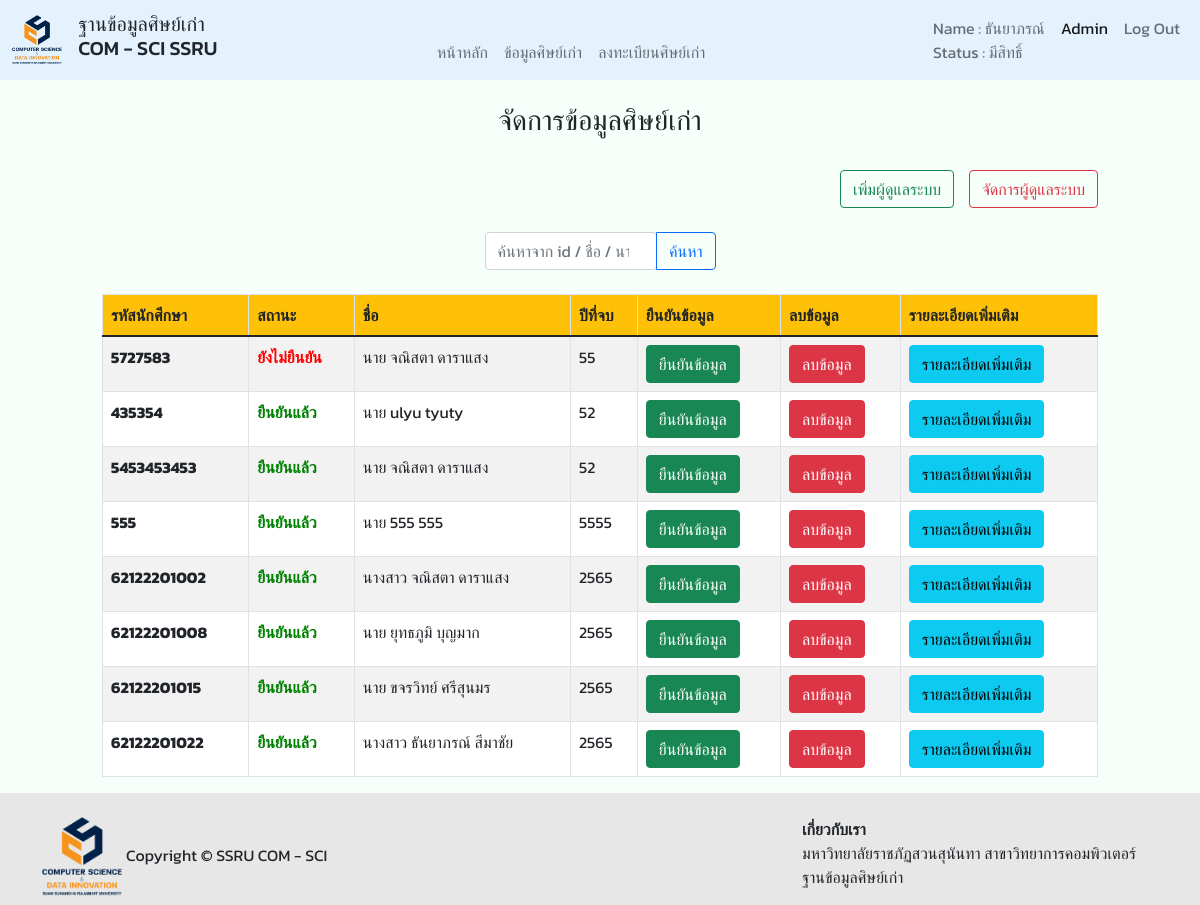
The app's page /admin_page.php (signed in) with its own data.
### tables this page shows
CREATE TABLE `tb_alumni` (
  `alumni_id` varchar(11) NOT NULL,
  `alumni_year_in` int(11) NOT NULL,
  `alumni_year_out` int(11) NOT NULL,
  `alumni_prefix` varchar(20) NOT NULL,
  `alumni_firstname` varchar(20) DEFAULT NULL,
  `alumni_lastname` varchar(20) DEFAULT NULL,
  `alumni_birthday` date DEFAULT NULL,
  `alumni_email` varchar(100) DEFAULT NULL,
  `alumni_phone` varchar(10) DEFAULT NULL,
  `alumni_address` varchar(255) DEFAULT NULL,
  `alumni_idcard` varchar(13) DEFAULT NULL,
  `alumni_comment` text DEFAULT NULL,
  `alumni_status` int(1) DEFAULT 0,
  `alumni_sex` varchar(6) NOT NULL,
  `alumni_img` varchar(255) NOT NULL
);

### admin_page.php (the view, shortened to what this page needs)
<?php
include 'connection.php';
$sql = $conn->prepare("SELECT * FROM `tb_admin` WHERE `admin_username` = ?;");
$sql->bindParam(1, $_SESSION['admin_username']);
$sql->execute();
$publisher = $sql->fetch(PDO::FETCH_ASSOC);
?>
<!DOCTYPE html>
<html lang="en">
<head>
  <link href="https://cdn.jsdelivr.net/npm/bootstrap@5.1.1/dist/css/bootstrap.min.css" rel="stylesheet" />
</head>
<nav class="navbar sticky-top navbar-expand-lg navbar-light" style="background-color: #e3f2fd;">
  <div class="container-fluid">
    <a class="navbar-brand" href="index.php">
      <img src="images/logo2.png" height="50" alt="logo" />
    </a>
    <h5>ฐานข้อมูลศิษย์เก่า
      <br> COM - SCI SSRU
    </h5>
    <div class="collapse navbar-collapse" id="navbarSupportedContent">
      <ul class="navbar-nav m-auto mb-2 mb-lg-0">
        <li class="nav-item">
          <a class="nav-link " aria-current="page" href="index.php">หน้าหลัก</a>
        </li>
        <li class="nav-item">
          <a class="nav-link" href="alumni_info.php">ข้อมูลศิษย์เก่า</a>
        </li>
        <li class="nav-item">
          <a class="nav-link " href="register_page.php">ลงทะเบียนศิษย์เก่า</a>
        </li>
      </ul>
      <div class="row">
        <div class="col align-self-end">
          <ul class="navbar-nav m-auto mb-2 mb-lg-0">
            <li class="nav-item">
              <div class="nav-link">Name : <?php
                                            echo $publisher['admin_firstname']
                                            ?> <br> Status : <?php if ($publisher['admin_status'] == 0) {
                                                                echo "ไม่มีสิทธิ์";
                                                              } else {
                                                                echo "มีสิทธิ์";
                                                              } ?></div>
            </li>
            <li class="nav-item">
              <a class="nav-link active" href="login.php">Admin</a>
            </li>
            <li class="nav-item">
              <a class="nav-link" href="logout.php">Log Out</a>
            </li>
          </ul>
        </div>
      </div>
    </div>
  </div>
</nav>
<body class="d-flex flex-column min-vh-100" style="background-color: #f6fff9">
  <br>
  <?php if ($publisher['admin_status'] == 1) {  ?>
    <h3 class="text-center">จัดการข้อมูลศิษย์เก่า</h3>
    <br>
    <div class="row justify-content-center">
      <div class="col-10">
        <div class="text-end">
          <a href="register_admin.php"><button type="button" class="btn btn-outline-success">เพิ่มผู้ดูแลระบบ</button></a>
          <a href="edit_admin.php"><button type="button" class="btn btn-outline-danger">จัดการผู้ดูแลระบบ</button></a>
        </div>
        <br>
        <div class="row justify-content-center">
          <div class="col-md-3">
            <div class="text-center">
              <form action="admin_page.php" method="post">
                <div class="input-group">
                  <input type="search" name="valueToSearch" class="form-control rounded" placeholder="ค้นหาจาก id / ชื่อ / นามสกุล" aria-label="Search" aria-describedby="search-addon" value="<?php if (isset($_POST['search'])) {
                                                                                                                                                                          echo $_POST['valueToSearch'];
                                                                                                                                                                        } ?>" />
                  <button type="submit" name="search" class="btn btn-outline-primary">ค้นหา</button>
                </div>
              </form>
            </div>
          </div>
        </div>
        <br>
        <table class="table table-striped table-bordered table-responsive" style="background-color: #ffffff;">
          <thead>
            <tr class="bg-warning">
              <th scope="col">รหัสนักศึกษา</th>
              <th scope="col">สถานะ</th>
              <th scope="col">ชื่อ</th>
              <th scope="col">ปีที่จบ</th>
              <th scope="col">ยืนยันข้อมูล</th>
              <th scope="col">ลบข้อมูล</th>
              <th scope="col">รายละเอียดเพิ่มเติม</th>
            </tr>
          </thead>
          <tbody>
            <?php
            if (isset($_POST['search'])) {
              $valueToSearch = $_POST['valueToSearch'];
              $sql = $conn->prepare("SELECT alumni_year_out, alumni_prefix, alumni_id, alumni_sex, alumni_status, alumni_firstname, alumni_lastname FROM tb_alumni WHERE CONCAT(`alumni_id`, `alumni_firstname`, `alumni_lastname`) like '%$valueToSearch%' ORDER BY alumni_status");
            } else {
            $sql = $conn->prepare("SELECT alumni_year_out, alumni_prefix, alumni_id, alumni_sex, alumni_status, alumni_firstname, alumni_lastname FROM tb_alumni ORDER BY alumni_status");
            }
            $sql->execute();
            $publisher = $sql->fetchAll(PDO::FETCH_ASSOC);
            foreach ($publisher as $sql) {
            ?>
              <tr>
                <th scope="row"><?php echo $sql["alumni_id"] ?></th>
                <td><?php if ($sql["alumni_status"] == 0) {
                      echo "<b style='color:red;'>ยังไม่ยืนยัน</b>";
                    } else {
                      echo "<b style='color:green;'>ยืนยันแล้ว</b>";
                    }  ?></td>
                <td><?php echo $sql["alumni_prefix"] ?> <?php echo $sql["alumni_firstname"] ?> <?php echo $sql["alumni_lastname"] ?></td>
                <td><?php echo $sql["alumni_year_out"] ?></td>
                <td><a href="updateStatus.php?id=<?php echo $sql["alumni_id"] ?>" onclick="return confirm('คุณต้องการยืนยันข้อมูลที่เลือก')"><button type="button" class="btn btn-success">ยืนยันข้อมูล</button></a></td>
                <td><a href='delAlumni.php?id=<?php echo $sql["alumni_id"] ?>' onclick="return confirm('คุณต้องการลบข้อมูลที่เลือก')"><button type="button" class="btn btn-danger">ลบข้อมูล</button></a></td>
                <td><button type="button" class="btn btn-info" data-bs-toggle="modal" data-bs-target="#v<?php echo $sql["alumni_id"] ?>">รายละเอียดเพิ่มเติม</button></td>
              </tr>
            <?php
            } ?>
          </tbody>
        </table>
      </div>
    </div>
  <?php } else { ?>
    <br>
    <h1 class="text-center">คุณไม่มีสิทธิ์จัดการข้อมูลศิษย์เก่า</h1><br>
    <img src="images/x.png" alt="" class="center" style="width: 30%;display: block; margin-left: auto; margin-right: auto;"><br>
  <?php } ?>
</body>
<footer class="mt-auto" style="background-color: #e7e7e7">
  <div class="container"><br>
    <div class="row">
      <div class="col">
        <img src="images/logo2.png" height="80" alt="" />
        Copyright &copy; SSRU COM - SCI
      </div>
      <div class="col"></div>
      <div class="col">
        <p>
          <strong>เกี่ยวกับเรา</strong> <br />
          มหาวิทยาลัยราชภัฏสวนสุนันทา สาขาวิทยาการคอมพิวเตอร์ <br />
          ฐานข้อมูลศิษย์เก่า
        </p>
      </div>
    </div>
  </div>
</footer>
</html>

### admin_page.php (style rules this page uses)
* { font-family: "Kanit", sans-serif; }

### records on screen
tb_alumni: alumni_id "5727583", alumni_status "ยังไม่ยืนยัน", alumni_prefix "นาย", alumni_firstname "จณิสตา", alumni_lastname "ดาราแสง", alumni_year_out "55"
tb_alumni: alumni_id "435354", alumni_status "ยืนยันแล้ว", alumni_prefix "นาย", alumni_firstname "ulyu", alumni_lastname "tyuty", alumni_year_out "52"
tb_alumni: alumni_id "5453453453", alumni_status "ยืนยันแล้ว", alumni_prefix "นาย", alumni_firstname "จณิสตา", alumni_lastname "ดาราแสง", alumni_year_out "52"
tb_alumni: alumni_id "555", alumni_status "ยืนยันแล้ว", alumni_prefix "นาย", alumni_firstname "555", alumni_lastname "555", alumni_year_out "5555"
tb_alumni: alumni_id "62122201002", alumni_status "ยืนยันแล้ว", alumni_prefix "นางสาว", alumni_firstname "จณิสตา", alumni_lastname "ดาราแสง", alumni_year_out "2565"
tb_alumni: alumni_id "62122201008", alumni_status "ยืนยันแล้ว", alumni_prefix "นาย", alumni_firstname "ยุทธภูมิ", alumni_lastname "บุญมาก", alumni_year_out "2565"
tb_alumni: alumni_id "62122201015", alumni_status "ยืนยันแล้ว", alumni_prefix "นาย", alumni_firstname "ขจรวิทย์", alumni_lastname "ศรีสุนมร", alumni_year_out "2565"
tb_alumni: alumni_id "62122201022", alumni_status "ยืนยันแล้ว", alumni_prefix "นางสาว", alumni_firstname "ธันยาภรณ์", alumni_lastname "สีมาชัย", alumni_year_out "2565"

### other values on screen
$publisher['admin_firstname'] "ธันยาภรณ์"
